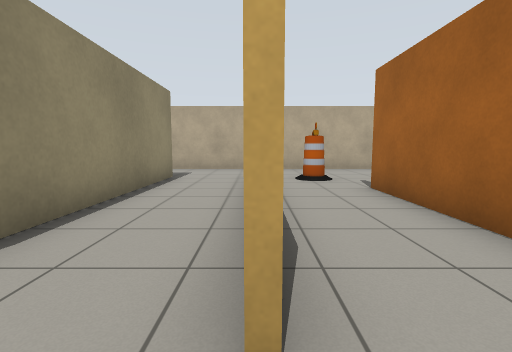
[1] (above)

24 first-person views from a walk through a robot-simulator world made for Gazebo. The camera is 0.9 m above the floor, tilts 6° down and sees 85° across. Floor lines are 1 m apart. The floor is counted in squares, 1 m on a side. Each view is taken from the middle of a square. On the plan, view 1 faces up. The plan holds only what a view shows up to about 11 squares ahead; the rest is blank. Simple patterns stand in for the simulator's built-in surfaces. Some surface patterns are stand-ins.

[2]
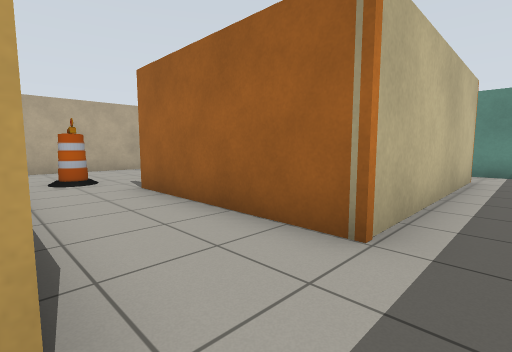

[3]
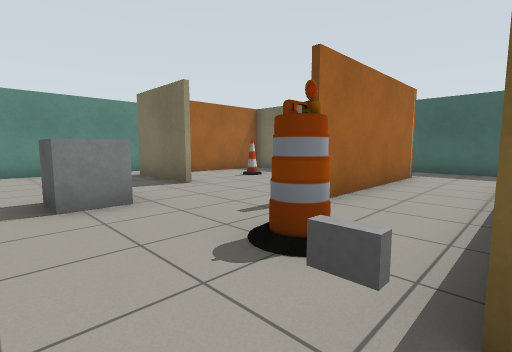

[4]
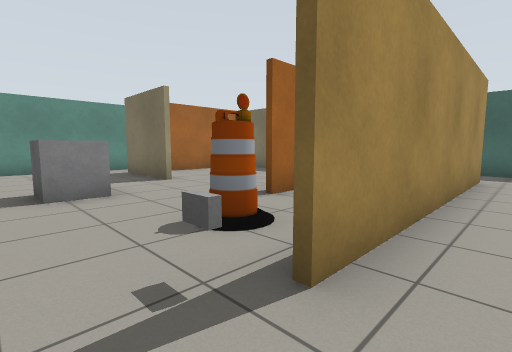

[5]
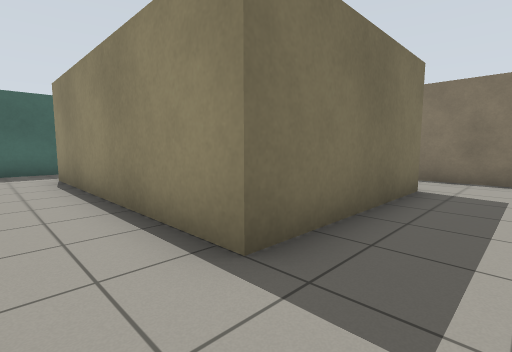

[6]
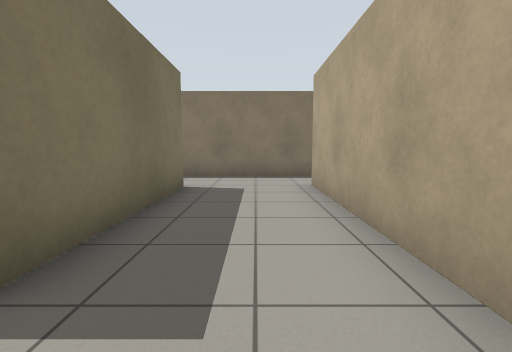

[7]
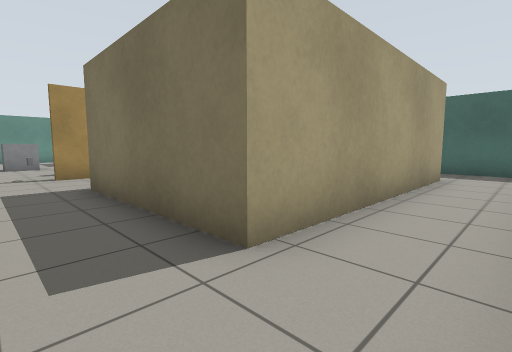

[8]
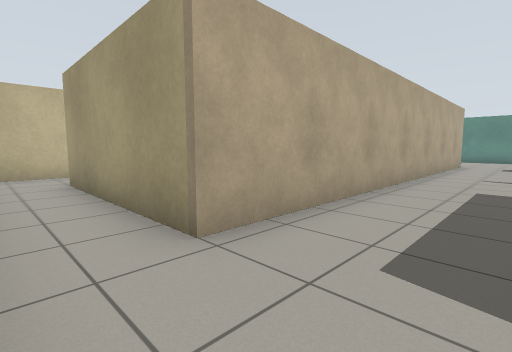

[9]
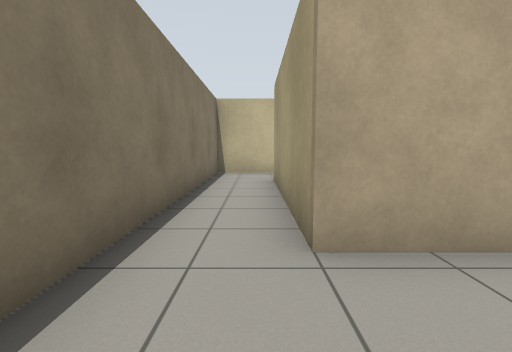

[10]
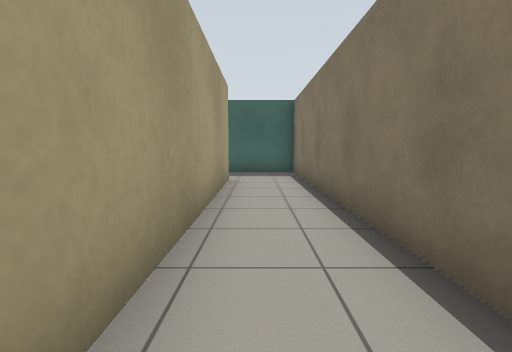

[11]
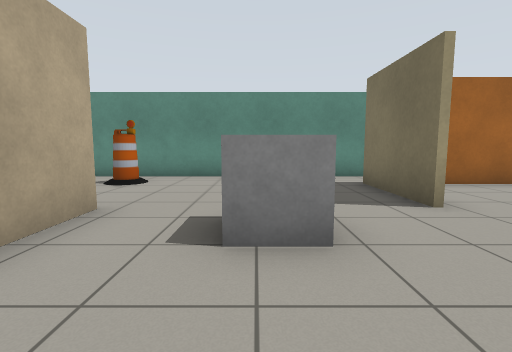

[12]
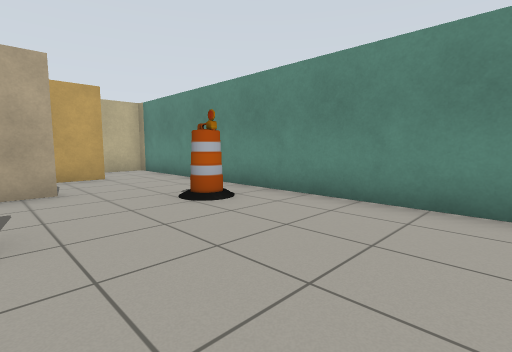

[13]
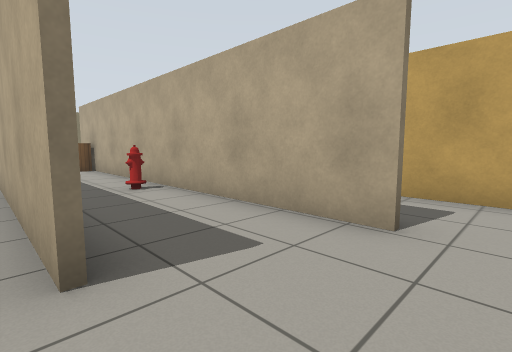

[14]
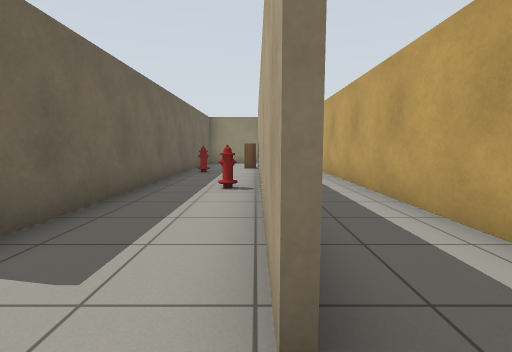

[15]
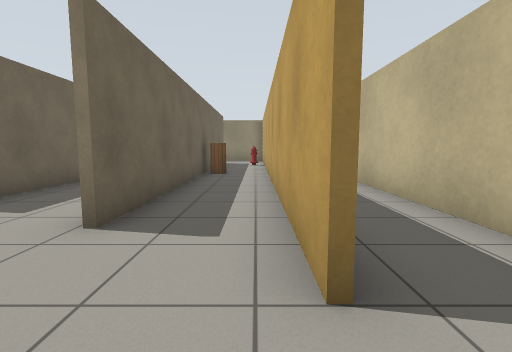

[16]
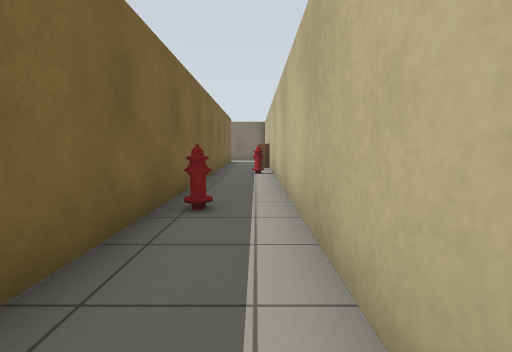

[17]
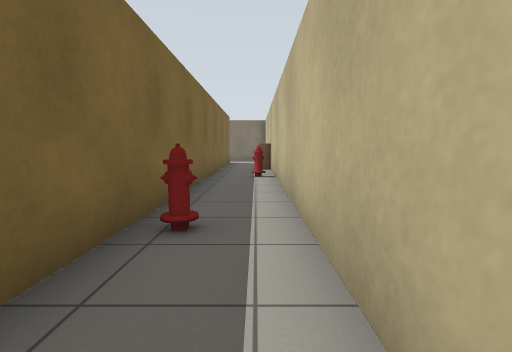

[18]
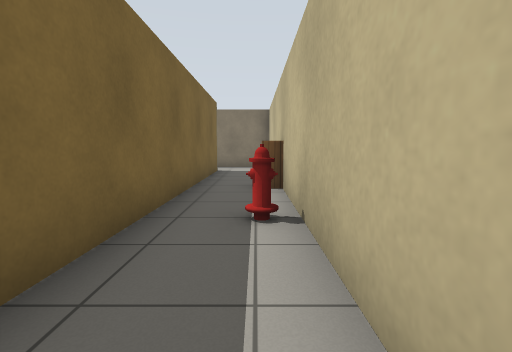

[19]
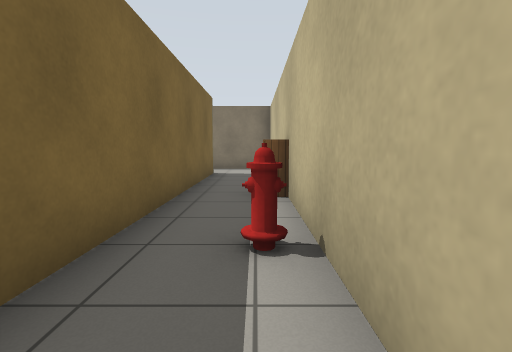

[20]
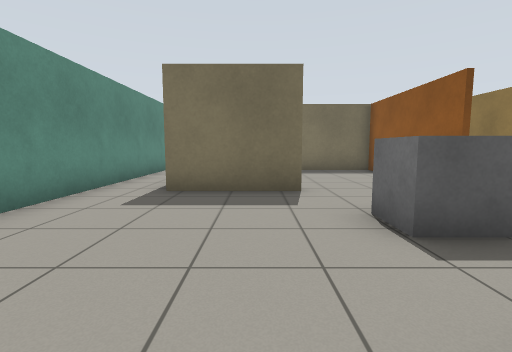

[21]
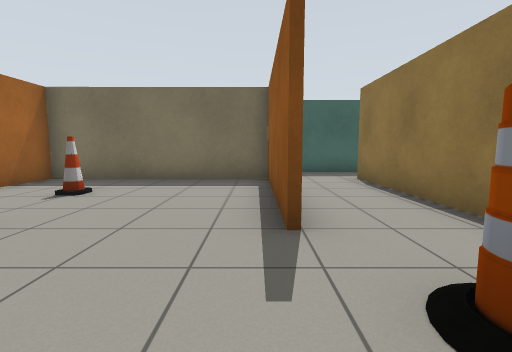

[22]
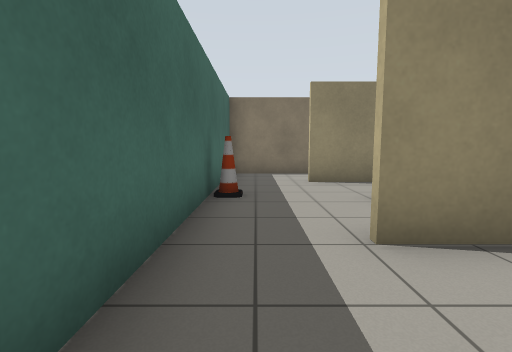

[23]
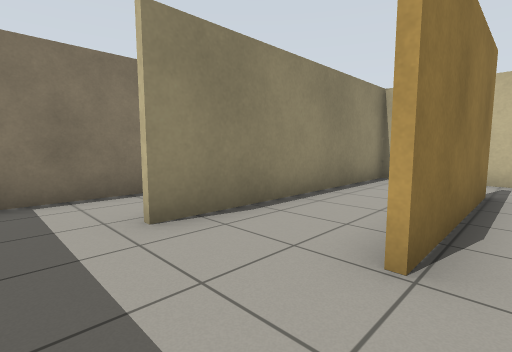

[24]
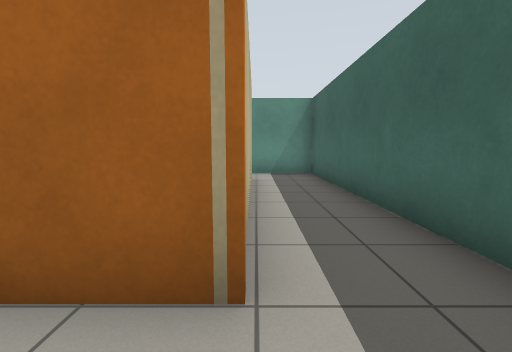

### Floor plan
Ten units are one square. View 1 is at (0, 0); x grows to the right and y downward. Boxes are objects, and circles mark ways between rooms. Rooms are numbered by the first view taken in them; rooms with no view inside come last. Other rooms are left out.
<svg viewBox="-98 -191 208 211">
<path fill="none" stroke="#000" d="M60 -113 -5 -113M27 -61 27 -12 87 -13 87 -49M60 -64 89 -64M70 -141 -48 -141M1 -58 1 -10M-11 -142 70 -142M-31 -115 54 -115M85 -164 -21 -164M25 -10 25 -61M105 -6 105 -166M-4 9 26 9M-5 -113 -75 -113 -75 -166 -20 -166M-73 -12 -73 -84 -25 -84 -25 -10M0 -10 0 -86M-36 9 -4 9M-21 -186 -93 -186 -93 9 -66 9M105 -182 104 -186 -21 -186M105 -166 105 -186M-20 -166 75 -166M-46 -64 -46 -20M-66 9 -36 9M-71 -82 -71 -12M-43 -82 -48 -82M89 -10 25 -10M26 9 105 9 105 -6"/>
<rect x="-45" y="-145" width="10" height="10" fill="#bbb"><title>cabinet</title></rect>
<rect x="-25" y="-125" width="10" height="10" fill="#bbb"><title>fire hydrant</title></rect>
<rect x="5" y="-95" width="10" height="10" fill="#bbb"><title>grey box</title></rect>
<rect x="5" y="-155" width="10" height="10" fill="#bbb"><title>cabinet</title></rect>
<rect x="15" y="-85" width="10" height="10" fill="#bbb"><title>barrel</title></rect>
<rect x="15" y="-135" width="10" height="10" fill="#bbb"><title>fire hydrant</title></rect>
<rect x="45" y="-95" width="10" height="10" fill="#bbb"><title>other object</title></rect>
<rect x="65" y="-45" width="10" height="10" fill="#bbb"><title>cone</title></rect>
<rect x="85" y="-125" width="10" height="10" fill="#bbb"><title>barrel</title></rect>
<rect x="-35" y="-185" width="10" height="10" fill="#bbb"><title>cabinet</title></rect>
<rect x="-15" y="-185" width="20" height="10" fill="#bbb"><title>fire hydrant</title></rect>
<rect x="45" y="-175" width="10" height="10" fill="#bbb"><title>fire hydrant</title></rect>
<rect x="-55" y="5" width="10" height="10" fill="#bbb"><title>cone</title></rect>
<circle cx="0" cy="-5" r="3" fill="#2a7"/>
<circle cx="0" cy="-95" r="3" fill="#2a7"/>
<circle cx="95" cy="-170" r="3" fill="#2a7"/>
<circle cx="100" cy="0" r="3" fill="#2a7"/>
<circle cx="30" cy="0" r="3" fill="#2a7"/>
<circle cx="-30" cy="-5" r="3" fill="#2a7"/>
<circle cx="-70" cy="-5" r="3" fill="#2a7"/>
<text x="40" y="-100">1</text>
<text x="-60" y="-90">2</text>
<text x="50" y="-180">3</text>
<text x="-60" y="-30">4</text>
<text x="60" y="0">5</text>
</svg>
Room 1 opens to room 2. Room 1 opens to room 3. Room 1 opens to room 5. Room 2 opens to room 4.

Where each view was taken, in squares from view 1:
view 1: 0 up, 0 right, facing up
view 2: 0 up, 0 right, facing up-right
view 3: 10 up, 0 right, facing down-right
view 4: 10 up, 1 left, facing down-right
view 5: 10 up, 1 left, facing down-left
view 6: 10 up, 1 left, facing left
view 7: 10 up, 9 left, facing down-right
view 8: 9 up, 9 left, facing up-right
view 9: 9 up, 8 left, facing up
view 10: 9 up, 8 left, facing down
view 11: 9 up, 2 right, facing right
view 12: 8 up, 6 right, facing up-right
view 13: 11 up, 8 right, facing up-left
view 14: 14 up, 8 right, facing left
view 15: 16 up, 10 right, facing left
view 16: 18 up, 9 right, facing left
view 17: 18 up, 8 right, facing left
view 18: 18 up, 3 right, facing left
view 19: 18 up, 2 right, facing left
view 20: 12 up, 7 right, facing down
view 21: 9 up, 3 right, facing down
view 22: 0 up, 0 right, facing left
view 23: 0 up, 4 left, facing up-left
view 24: 1 up, 1 right, facing right
